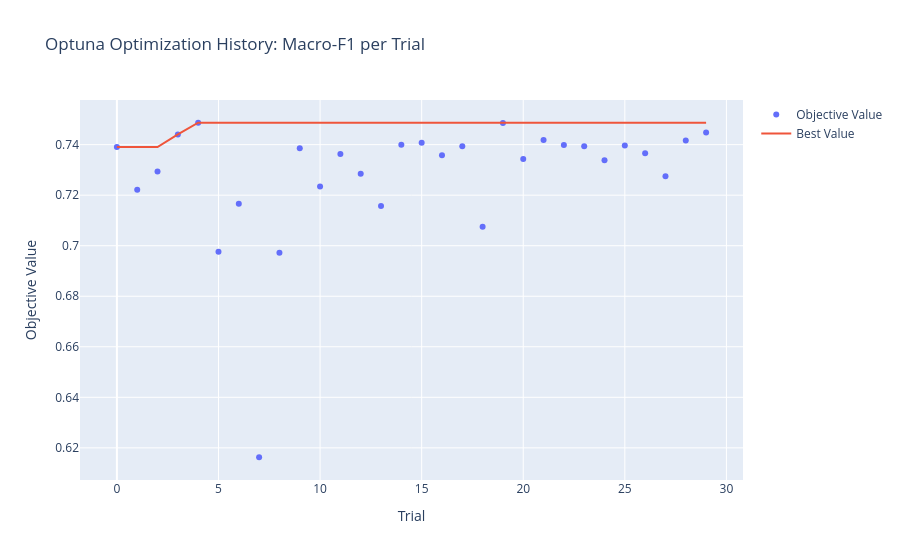
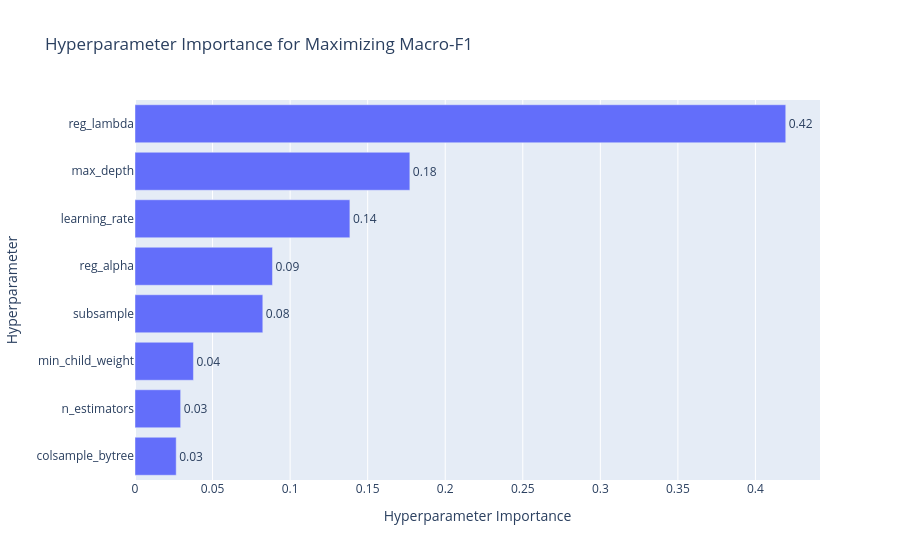

Write notebook code for charts like these, in order.
### Markdown cell above
### 3. Visualizing the Optimization Process

Optuna provides built-in visualization tools to inspect the search history and evaluate which hyperparameters had the biggest impact on our Macro-F1 score[cite: 2].

### Code cell
from optuna.visualization import plot_optimization_history, plot_param_importances

# 1. Optimization History (Macro-F1 progress across trials)
fig_hist = plot_optimization_history(study)
fig_hist.update_layout(title="Optuna Optimization History: Macro-F1 per Trial")
fig_hist.show()

# 2. Hyperparameter Importances (Which parameter mattered most?)
fig_imp = plot_param_importances(study)
fig_imp.update_layout(title="Hyperparameter Importance for Maximizing Macro-F1")
fig_imp.show()

### Figure 1 — Plotly figure (JSON) as saved in the notebook; plotly's stock layout.template omitted (floating-point values rounded to 4 significant figures)
{"data": [{"mode": "markers", "name": "Objective Value", "type": "scatter", "x": [0, 1, 2, 3, 4, 5, 6, 7, 8, 9, 10, 11, 12, 13, 14, 15, 16, 17, 18, 19, 20, 21, 22, 23, 24, 25, 26, 27, 28, 29], "y": [0.7391, 0.7222, 0.7294, 0.744, 0.7487, 0.6976, 0.7167, 0.6163, 0.6972, 0.7386, 0.7234, 0.7363, 0.7285, 0.7157, 0.74, 0.7407, 0.7358, 0.7393, 0.7075, 0.7486, 0.7343, 0.7418, 0.7398, 0.7393, 0.7338, 0.7396, 0.7366, 0.7275, 0.7416, 0.7448]}, {"mode": "lines", "name": "Best Value", "type": "scatter", "x": [0, 1, 2, 3, 4, 5, 6, 7, 8, 9, 10, 11, 12, 13, 14, 15, 16, 17, 18, 19, 20, 21, 22, 23, 24, 25, 26, 27, 28, 29], "y": [0.7391, 0.7391, 0.7391, 0.744, 0.7487, 0.7487, 0.7487, 0.7487, 0.7487, 0.7487, 0.7487, 0.7487, 0.7487, 0.7487, 0.7487, 0.7487, 0.7487, 0.7487, 0.7487, 0.7487, 0.7487, 0.7487, 0.7487, 0.7487, 0.7487, 0.7487, 0.7487, 0.7487, 0.7487, 0.7487]}, {"marker": {"color": "#cccccc"}, "mode": "markers", "name": "Infeasible Trial", "showlegend": false, "type": "scatter", "x": [], "y": []}], "layout": {"title": {"text": "Optuna Optimization History: Macro-F1 per Trial"}, "xaxis": {"title": {"text": "Trial"}}, "yaxis": {"title": {"text": "Objective Value"}}}}

### Figure 2 — Plotly figure (JSON) as saved in the notebook; plotly's stock layout.template omitted (floating-point values rounded to 4 significant figures)
{"data": [{"cliponaxis": false, "hovertemplate": ["colsample_bytree (FloatDistribution): 0.02656322383486796<extra></extra>", "n_estimators (IntDistribution): 0.029429591039514928<extra></extra>", "min_child_weight (IntDistribution): 0.03768329275192519<extra></extra>", "subsample (FloatDistribution): 0.08240118330170013<extra></extra>", "reg_alpha (FloatDistribution): 0.08863554248003601<extra></extra>", "learning_rate (FloatDistribution): 0.13854366342858834<extra></extra>", "max_depth (IntDistribution): 0.1771982479399706<extra></extra>", "reg_lambda (FloatDistribution): 0.4195452552233969<extra></extra>"], "name": "Objective Value", "orientation": "h", "text": ["0.03", "0.03", "0.04", "0.08", "0.09", "0.14", "0.18", "0.42"], "textposition": "outside", "type": "bar", "x": [0.02656, 0.02943, 0.03768, 0.0824, 0.08864, 0.1385, 0.1772, 0.4195], "y": ["colsample_bytree", "n_estimators", "min_child_weight", "subsample", "reg_alpha", "learning_rate", "max_depth", "reg_lambda"]}], "layout": {"title": {"text": "Hyperparameter Importance for Maximizing Macro-F1"}, "xaxis": {"title": {"text": "Hyperparameter Importance"}}, "yaxis": {"title": {"text": "Hyperparameter"}}}}
